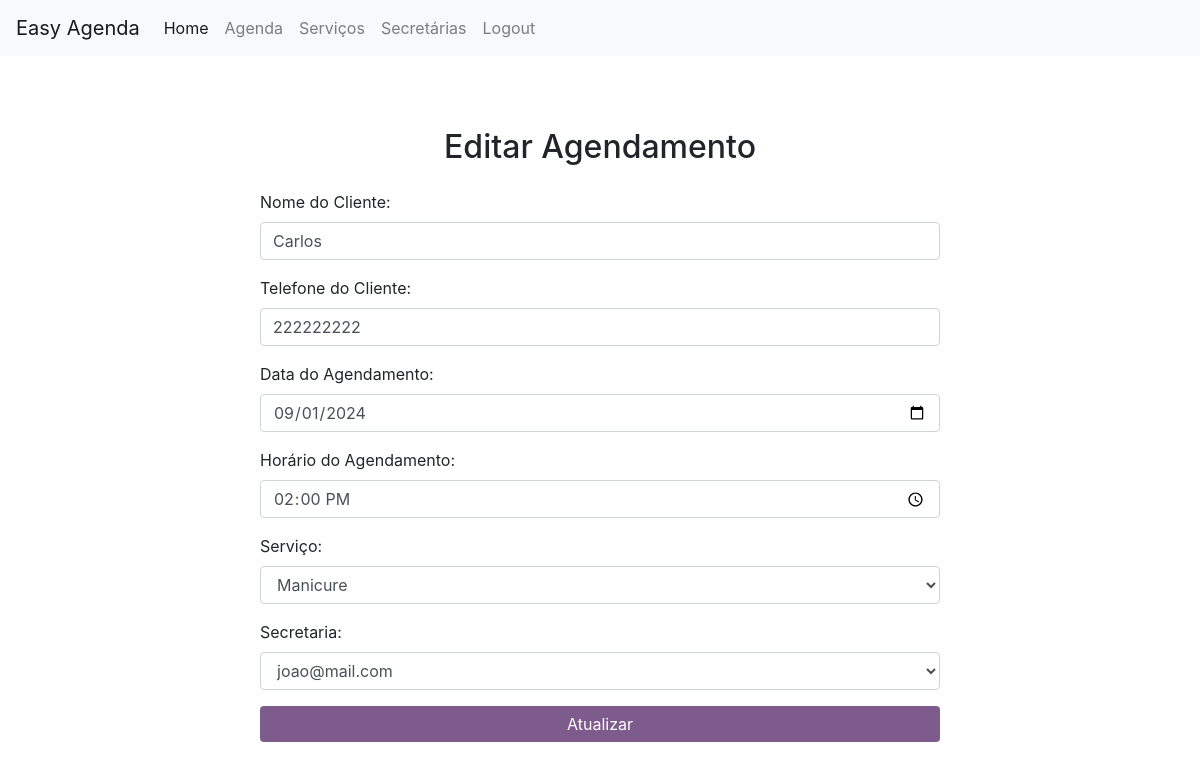
Screenshot of /index.php?controller=agendamentos&action=edit&id=2 with the database file from the repository.
### tables this page shows
CREATE TABLE `agendamentos` (
  `id` int(11) NOT NULL AUTO_INCREMENT,
  `nome_cliente` varchar(100) NOT NULL,
  `telefone_cliente` varchar(15) DEFAULT NULL,
  `data_agendamento` date NOT NULL,
  `horario_agendamento` time NOT NULL,
  `id_servico` int(11) DEFAULT NULL,
  `id_secretaria` int(11) DEFAULT NULL,
  PRIMARY KEY (`id`),
  KEY `id_servico` (`id_servico`),
  KEY `id_secretaria` (`id_secretaria`)
);

CREATE TABLE `servicos` (
  `id` int(11) NOT NULL AUTO_INCREMENT,
  `nome_servico` varchar(100) NOT NULL,
  `descricao` text DEFAULT NULL,
  `preco` decimal(10,2) NOT NULL,
  PRIMARY KEY (`id`)
);

CREATE TABLE `secretarias` (
  `id` int(11) NOT NULL AUTO_INCREMENT,
  `nome_secretaria` varchar(100) DEFAULT NULL,
  `login` varchar(50) NOT NULL,
  `senha` varchar(255) NOT NULL,
  PRIMARY KEY (`id`),
  UNIQUE KEY `login` (`login`)
);

### index.php (called while the page is built, shortened)
<?php
require_once './app/controllers/AgendamentosController.php';
$controller = isset($_GET['controller']) ? $_GET['controller'] : 'login';
$action = isset($_GET['action']) ? $_GET['action'] : 'index';
switch ($controller) {
    case 'agendamentos':
        $controller = new AgendamentosController();
        break;
}
$controller->{$action}();
?>

### config/database.php (called while the page is built, shortened)
<?php
class Database {
    private $host = "localhost";
    private $user = "root";
    private $password = "";
    private $dbname ="bancoagendasalaoo";
    public function connect() {
        $this->conn = null;
        try {
            $this->conn = new PDO("mysql:host=" . $this->host . ";dbname=" . $this->dbname, $this->user, $this->password);
            $this->conn->setAttribute(PDO::ATTR_ERRMODE, PDO::ERRMODE_EXCEPTION);
        } catch(PDOException $exception) {
            echo "Erro de conexão: " . $exception->getMessage();
        }
        return $this->conn;
    }
}
?>

### app/models/Servico.php (called while the page is built, shortened)
<?php
class Servico {
    private $conn;
    private $table = 'servicos';
    public function __construct($db) {
        $this->conn = $db;
    }
    public function read() {
        $query = "SELECT * FROM " . $this->table;
        $stmt = $this->conn->prepare($query);
        $stmt->execute();
        return $stmt;
    }
}
?>

### app/models/Secretaria.php (called while the page is built, shortened)
<?php
class Secretaria {
    private $conn;
    private $table = 'secretarias';
    public function __construct($db) {
        $this->conn = $db;
    }
    public function read() {
            $query = "SELECT * FROM " . $this->table;
            $stmt = $this->conn->prepare($query);
            $stmt->execute();
            return $stmt;
        }
}
?>

### app/views/agendamentos/edit.php (the view, shortened to what this page needs)
<?php include 'app/views/header.php'; ?>
<div class="container mt-5">
    <div class="row justify-content-center">
        <div class="col-md-8">
<h2 class="text-center my-4">Editar Agendamento</h2>
<div class="container">
    <form method="POST" action="index.php?controller=agendamentos&action=edit">
        <div class="form-group">
            <label for="nome_cliente">Nome do Cliente:</label>
            <input type="text" class="form-control" id="nome_cliente" name="nome_cliente" value="<?php echo htmlspecialchars($row['nome_cliente']); ?>" required>
        </div>
        <div class="form-group">
            <label for="telefone_cliente">Telefone do Cliente:</label>
            <input type="text" class="form-control" id="telefone_cliente" name="telefone_cliente" value="<?php echo htmlspecialchars($row['telefone_cliente']); ?>">
        </div>
        <div class="form-group">
            <label for="data_agendamento">Data do Agendamento:</label>
            <input type="date" class="form-control" id="data_agendamento" name="data_agendamento" value="<?php echo htmlspecialchars($row['data_agendamento']); ?>" required>
        </div>
        <div class="form-group">
            <label for="horario_agendamento">Horário do Agendamento:</label>
            <input type="time" class="form-control" id="horario_agendamento" name="horario_agendamento" value="<?php echo htmlspecialchars($row['horario_agendamento']); ?>" required>
        </div>
        <div class="form-group">
            <label for="id_servico">Serviço:</label>
            <select class="form-control" id="id_servico" name="id_servico" required>
                <?php foreach ($servicos as $servico): ?>
                    <option value="<?php echo $servico['id']; ?>" <?php echo ($servico['id'] == $row['id_servico']) ? 'selected' : ''; ?>>
                        <?php echo $servico['nome_servico']; ?>
                    </option>
                <?php endforeach; ?>
            </select>
        </div>
        <div class="form-group">
            <label for="id_secretaria">Secretaria:</label>
            <select class="form-control" id="id_secretaria" name="id_secretaria" required>
                <?php foreach ($secretarias as $secretaria): ?>
                    <option value="<?php echo $secretaria['id']; ?>" <?php echo ($secretaria['id'] == $row['id_secretaria']) ? 'selected' : ''; ?>>
                        <?php echo $secretaria['login']; ?>
                    </option>
                <?php endforeach; ?>
            </select>
        </div>
        <button type="submit" class="btn btn-primary btn-block" name="salvar" style="background-color: #7d5b8c; color: white; border: none;">Atualizar</button>
    </form>
</div>
<?php include 'app/views/footer.php'; ?>

### rows the page displays
agendamentos: nome_cliente "Carlos", telefone_cliente "222222222", data_agendamento "09/01/2024", horario_agendamento "14:00:00", id_servico "Manicure", id_secretaria "joao@mail.com"
